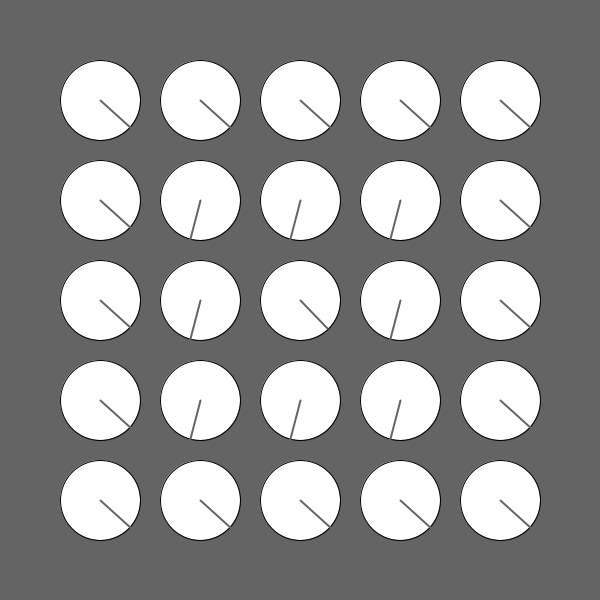
Frame 1 (no input)
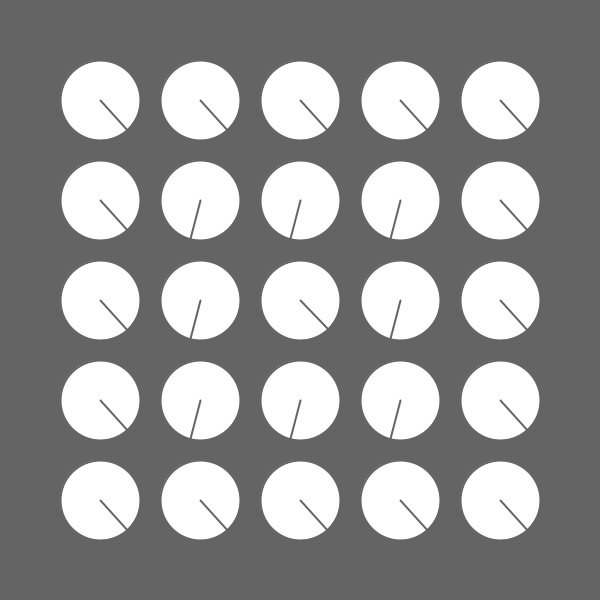
Frame 60 (the mouse pressed at the canvas centre just before this capture)
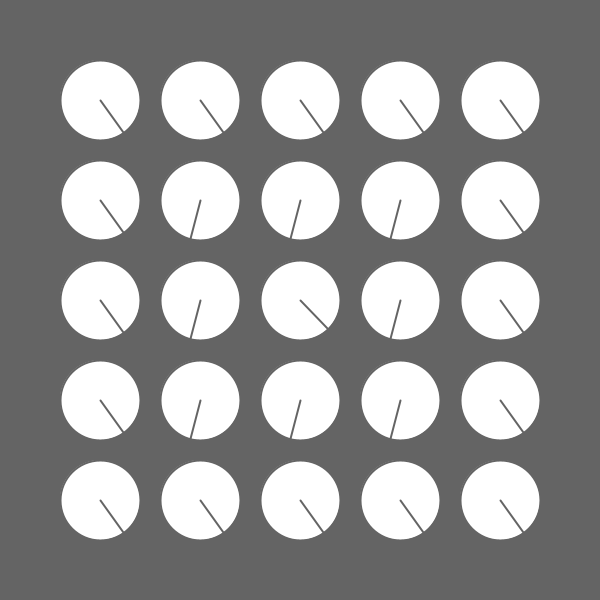
Frame 120 (the mouse held since frame 60 and released just before this capture)

The Processing sketch that drew these frames (run headless with seeded random() and noise(); from frame 60 on, the mouse is pressed at the canvas centre):

// Processing sketch: processing_47568
// ── processing_47568.pde

int cx1, cx2, cx3, cx4, cx5, cy1, cy2, cy3, cy4, cy5;
float secondsRadius;
float minutesRadius;
float hoursRadius;

void setup() {
size (600, 600);

//PFont font;
//font = LoadFont("ArialMT-48.vlw");
//textFont(font, 60);

}

void draw() {
  
  background(100);
  smooth();
  
  cx1 = width - 100;
  cy1 = height - 100;
  cx2 = width - 200;
  cy2 = height - 200;
  cx3 = width - 300;
  cy3 = height - 300;
  cx4 = width - 400;
  cy4 = height - 400;
  cx5 = width - 500;
  cy5 = height - 500;
  
  //int s = second();
  
    int radius = 80;
  secondsRadius = radius * 0.72;
  minutesRadius = radius * 0.60;
  hoursRadius = radius * 0.50;

  ellipse(cx1,cy1,80,80);
  ellipse(cx2,cy2,80,80);
  ellipse(cx3,cy3,80,80);
  ellipse(cx4,cy4,80,80);
  ellipse(cx5,cy5,80,80);
  ellipse(cx1,cy5,80,80);
  ellipse(cx1,cy4,80,80);
  ellipse(cx1,cy3,80,80);
  ellipse(cx1,cy2,80,80);
  ellipse(cx2,cy1,80,80);
  ellipse(cx2,cy3,80,80);
  ellipse(cx2,cy4,80,80);
  ellipse(cx2,cy5,80,80);
  ellipse(cx3,cy1,80,80);
  ellipse(cx3,cy2,80,80);
  ellipse(cx3,cy4,80,80);
  ellipse(cx3,cy5,80,80);
  ellipse(cx4,cy1,80,80);
  ellipse(cx4,cy2,80,80);
  ellipse(cx4,cy3,80,80);
  ellipse(cx4,cy5,80,80);
  ellipse(cx5,cy1,80,80);
  ellipse(cx5,cy2,80,80);
  ellipse(cx5,cy3,80,80);
  ellipse(cx5,cy4,80,80);

  float s = map(second(), 0, 60, 0, TWO_PI) - HALF_PI;
  float m = map(minute() + norm(second(), 0, 60), 0, 60, 0, TWO_PI) - HALF_PI; 
  float h = map(hour() + norm(minute(), 0, 60), 0, 24, 0, TWO_PI * 2) - HALF_PI;

  stroke(100);
  strokeWeight(2);
  line(cx1, cy1, cx1 + cos(s) * secondsRadius, cy1 + sin(s) * secondsRadius);
  line(cx5, cy5, cx5 + cos(s) * secondsRadius, cy5 + sin(s) * secondsRadius);
  line(cx1, cy5, cx1 + cos(s) * secondsRadius, cy5 + sin(s) * secondsRadius);
  line(cx5, cy1, cx5 + cos(s) * secondsRadius, cy1 + sin(s) * secondsRadius);
  line(cx5, cy2, cx5 + cos(s) * secondsRadius, cy2 + sin(s) * secondsRadius);
  line(cx5, cy3, cx5 + cos(s) * secondsRadius, cy3 + sin(s) * secondsRadius);
  line(cx5, cy4, cx5 + cos(s) * secondsRadius, cy4 + sin(s) * secondsRadius);
  line(cx1, cy2, cx1 + cos(s) * secondsRadius, cy2 + sin(s) * secondsRadius);
  line(cx1, cy3, cx1 + cos(s) * secondsRadius, cy3 + sin(s) * secondsRadius);
  line(cx1, cy4, cx1 + cos(s) * secondsRadius, cy4 + sin(s) * secondsRadius);
  line(cx2, cy5, cx2 + cos(s) * secondsRadius, cy5 + sin(s) * secondsRadius);
  line(cx3, cy5, cx3 + cos(s) * secondsRadius, cy5 + sin(s) * secondsRadius);
  line(cx4, cy5, cx4 + cos(s) * secondsRadius, cy5 + sin(s) * secondsRadius);
  line(cx2, cy1, cx2 + cos(s) * secondsRadius, cy1 + sin(s) * secondsRadius);
  line(cx3, cy1, cx3 + cos(s) * secondsRadius, cy1 + sin(s) * secondsRadius);
  line(cx4, cy1, cx4 + cos(s) * secondsRadius, cy1 + sin(s) * secondsRadius);
  
  
 
 line(cx2, cy2, cx2 + cos(m) * minutesRadius, cy2 + sin(m) * minutesRadius);
 line(cx2, cy4, cx2 + cos(m) * minutesRadius, cy4 + sin(m) * minutesRadius);
 line(cx2, cy3, cx2 + cos(m) * minutesRadius, cy3 + sin(m) * minutesRadius);
 line(cx3, cy2, cx3 + cos(m) * minutesRadius, cy2 + sin(m) * minutesRadius);
 line(cx3, cy4, cx3 + cos(m) * minutesRadius, cy4 + sin(m) * minutesRadius);
 line(cx4, cy2, cx4 + cos(m) * minutesRadius, cy2 + sin(m) * minutesRadius);
 line(cx4, cy3, cx4 + cos(m) * minutesRadius, cy3 + sin(m) * minutesRadius);
 line(cx4, cy4, cx4 + cos(m) * minutesRadius, cy4 + sin(m) * minutesRadius);
 
 
 
 
 line(cx3, cy3, cx3 + cos(h) * hoursRadius, cy3 + sin(h) * hoursRadius);

}
  
  
